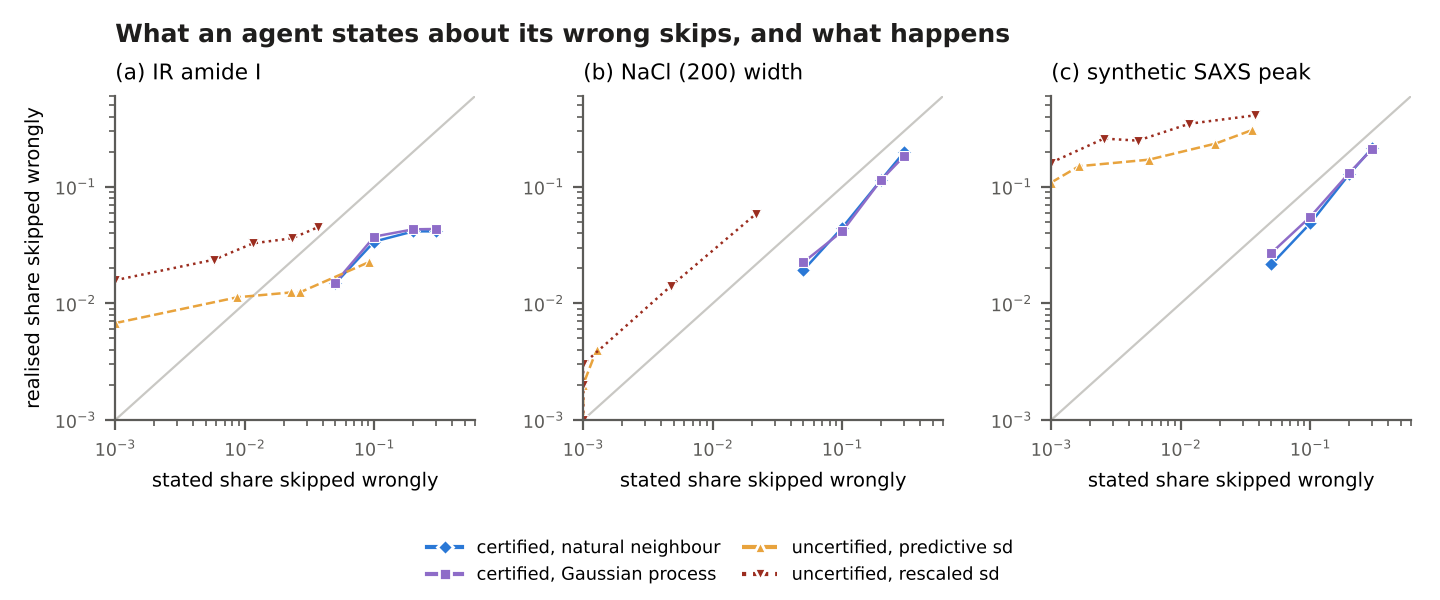

Write Python code to recreate this figure.
"""
Figure 7: what an agent states about its wrong skips and what happens.
Stated against realised share of certified-level sites skipped wrongly, for certified campaigns (the bound
against the mean realised share, one point per budget) and uncertified GP campaigns (one point per alpha).

    python -m experiments.uncertified_all && python -m experiments.certified_budgets && \
    python manuscript/figures/fig_stated.py
"""
from __future__ import annotations

import json
from pathlib import Path

import matplotlib.pyplot as plt
import numpy as np
from matplotlib.lines import Line2D

FIG = Path(__file__).resolve().parent
ROOT = FIG.parents[1]
RES = ROOT / "results/uncertified"
INK, INK2, GRID = "#1f1e1d", "#5c5b58", "#c9c8c4"
STYLE = {
    "certified, natural neighbour": dict(c="#2a78d6", m="D", ls="-"),
    "certified, Gaussian process": dict(c="#8e6cc8", m="s", ls="-"),
    "uncertified, predictive sd": dict(c="#e8a33d", m="^", ls="--"),
    "uncertified, rescaled sd": dict(c="#9b2d1f", m="v", ls=":"),
}
CERT = {"sibson": "certified, natural neighbour", "gp": "certified, Gaussian process"}
UNC = {"latent": "uncertified, latent sd", "predictive": "uncertified, predictive sd", "loo": "uncertified, rescaled sd"}
NAMES = {"ir": "(a) IR amide I", "nacl": "(b) NaCl (200) width", "syn": "(c) synthetic SAXS peak"}
LO = 1e-3


def series(key):
    out = {}
    for c in json.loads((RES / f"certified_{key}.json").read_text()):
        n = c["runs"][0]["n_cert"]
        out.setdefault(CERT[c["predictor"]], []).append((c["eps"], np.mean([r["wrong"] / n for r in c["runs"]])))
    for u in json.loads((RES / f"{key}.json").read_text()):
        if u["kind"] == "latent":   # leaves out the noise of a single measurement; SI 7 only
            continue
        out.setdefault(UNC[u["kind"]], []).append((u["stated_rate"], u["wrong_rate"]))
    return out


def main():
    plt.rcParams.update({"font.family": "DejaVu Sans", "font.size": 8, "axes.edgecolor": INK2,
                         "xtick.color": INK2, "ytick.color": INK2})
    fig, axs = plt.subplots(1, 3, figsize=(7.2, 3.0), facecolor="white",
                            gridspec_kw=dict(left=0.08, right=0.98, top=0.84, bottom=0.30, wspace=0.3))
    for ax, key in zip(axs, NAMES):
        ax.plot([LO, 1], [LO, 1], color=GRID, lw=0.8, zorder=0)
        for name, pts in series(key).items():
            st = STYLE[name]
            x = np.array([max(p[0], LO) for p in pts]); y = np.array([max(p[1], LO) for p in pts])
            o = np.argsort(x)
            ax.plot(x[o], y[o], color=st["c"], ls=st["ls"], lw=0.9, marker=st["m"], ms=3.5, mec="white", mew=0.4)
        ax.set_xscale("log"); ax.set_yscale("log")
        ax.set_xlim(LO, 0.6); ax.set_ylim(LO, 0.6)
        ax.set_xlabel("stated share skipped wrongly", fontsize=7)
        if key == "ir":
            ax.set_ylabel("realised share skipped wrongly", fontsize=7)
        ax.set_title(NAMES[key], loc="left", fontsize=7.8)
        ax.tick_params(labelsize=6.3)
        for s_ in ("top", "right"):
            ax.spines[s_].set_visible(False)
    handles = [Line2D([], [], color=st["c"], ls=st["ls"], marker=st["m"], ms=4, mec="white", label=name)
               for name, st in STYLE.items()]
    fig.legend(handles=handles, loc="lower center", ncol=2, fontsize=6.4, frameon=False, bbox_to_anchor=(0.5, 0.0),
               columnspacing=1.2)
    fig.text(0.08, 0.93, "What an agent states about its wrong skips, and what happens",
             fontsize=9, fontweight="bold", color=INK)
    fig.savefig(FIG / "fig_stated.png", dpi=200)
    fig.savefig(FIG / "fig_stated.pdf")
    print("wrote", FIG / "fig_stated.png")


if __name__ == "__main__":
    main()
